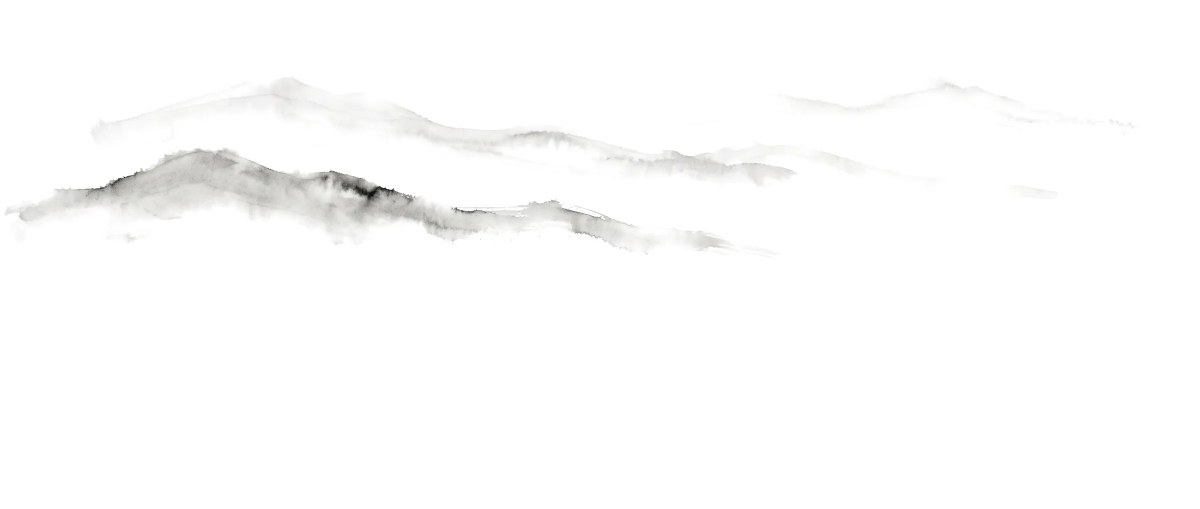
#> input picture site/assets/img/hill-far.webp, 2400 x 1018 px, given in place of hill-far.png, which was not available (shown at 1/2 size)
$ python prep.py
#> lines starting #> are read from the running program, lines starting #| are printed output that depends on the picture
"""SƯƠNG: work/clean (+ work/raw) -> assets/img/*.webp

- ink paintings: white point 240 -> pure white so multiply on paper leaves only the ink
- set-still: bottom 200 px cropped (content-aware fill invented a tray leg)
- paper: luminance-only fibre texture, made tileable (periodic cross-fade)
- mist: periodic low-pass noise, white with soft alpha, tiles horizontally
- edge-mask: ragged feathered rectangle (alpha) for the photo ink-edge CSS mask
- ink-splash / brush-strokes: split into single drops / strokes with alpha
"""
import os
import numpy as np
from PIL import Image, ImageFilter
from scipy import ndimage

ROOT = os.path.dirname(os.path.dirname(os.path.abspath(__file__)))
CLEAN = os.path.join(ROOT, 'work', 'clean')
RAW = os.path.join(ROOT, 'work', 'raw')
OUT = os.path.join(ROOT, 'assets', 'img')
os.makedirs(OUT, exist_ok=True)
INK = (28, 27, 25)
rng = np.random.default_rng(7)
rep = []


def save(im, name, width, q=80):
    if width and im.width > width:
        im = im.resize((width, round(im.height * width / im.width)), Image.LANCZOS)
    p = os.path.join(OUT, name + '.webp')
    if im.mode == 'RGBA':
        im.save(p, 'WEBP', quality=q, alpha_quality=85, method=6)
    else:
        im.convert('RGB').save(p, 'WEBP', quality=q, method=6)
    rep.append((name, os.path.getsize(p)))


def both(im, name, dw, mw, q=80):
    save(im, name, dw, q)
    save(im, name + '-m', mw, q)


def load(n, d=CLEAN):
#> called with n = 'hill-far', d = 'work/clean'
    return Image.open(os.path.join(d, n + '.png')).convert('RGB')
#> returned value is the input picture: PIL image 2400x1018 RGB; mean R, G, B 252.7, 252.6, 252.4


def whiten(im, wp=240):
#> called with wp = 240
    a = np.asarray(im).astype(np.float32)
    a = np.clip(a * (255.0 / wp), 0, 255)
    return Image.fromarray(a.astype(np.uint8))


def lowpass_noise(h, w, cutoff, seed):
    """periodic (tileable) smooth noise in 0..1"""
    r = np.random.default_rng(seed).standard_normal((h, w))
    fy = np.fft.fftfreq(h)[:, None]
    fx = np.fft.fftfreq(w)[None, :]
    f = np.exp(-((fx * w / cutoff[1]) ** 2 + (fy * h / cutoff[0]) ** 2))
    n = np.real(np.fft.ifft2(np.fft.fft2(r) * f))
    return (n - n.min()) / (n.max() - n.min())


def alpha_from_ink(im):
    """white-background ink -> RGBA in the brand ink colour, alpha = darkness"""
    L = np.asarray(im.convert('L')).astype(np.float32)
    a = np.clip((255 - L) * 1.15, 0, 255).astype(np.uint8)
    rgba = np.zeros(L.shape + (4,), np.uint8)
    rgba[..., :3] = INK
    rgba[..., 3] = a
    return Image.fromarray(rgba, 'RGBA')


def split(im, n_keep, prefix, width):
    L = np.asarray(im.convert('L'))
    m = ndimage.binary_dilation(L < 200, iterations=25)
    lab, n = ndimage.label(m)
    objs = ndimage.find_objects(lab)
    sizes = sorted(((int((lab[s] == i + 1).sum()), i, s) for i, s in enumerate(objs)), reverse=True)[:n_keep]
    # order top-to-bottom, left-to-right
    sizes.sort(key=lambda t: (t[2][0].start // 300, t[2][1].start))
    for k, (_, i, s) in enumerate(sizes, 1):
        crop = im.crop((s[1].start, s[0].start, s[1].stop, s[0].stop))
        save(alpha_from_ink(crop), f'{prefix}-{k}', width, 82)


# ---------- ink paintings ----------
ink = {
    'hill-far': (2400, 1100), 'hill-mid': (2400, 1100), 'hill-near': (2400, 1100),
    'hero-mobile': (None, 900), 'moon-hills': (2000, 1000),
    'ch-hai': (1500, 800), 'ch-heo': (1500, 800), 'ch-sao': (1500, 800), 'ch-pha': (1500, 800),
    'rite-1': (900, 600), 'rite-2': (900, 600), 'rite-3': (900, 600), 'rite-4': (900, 600),
    'lotus': (900, 600),
}
for n, (dw, mw) in ink.items():
    im = whiten(load(n))
    if n == 'hero-mobile':
        save(im, n, 1000, 78)
    else:
        both(im, n, dw, mw, 78)
#> call 2 of save, with name = 'hill-far-m', width = 1100, q = 78
#> in save (call 2), `im = im.resize((width, round(im.height * width / im.width)), Image.LAN..`:
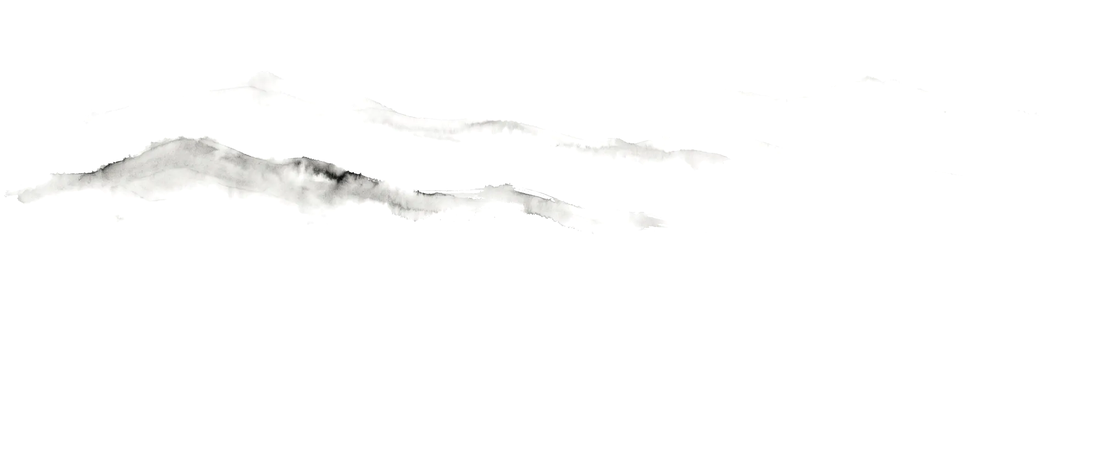
#> im: PIL image 1100x467 RGB; mean R, G, B 253.6, 253.6, 253.4
#> pass 2 of the loop `for n, (dw, mw) in ink.items():`:
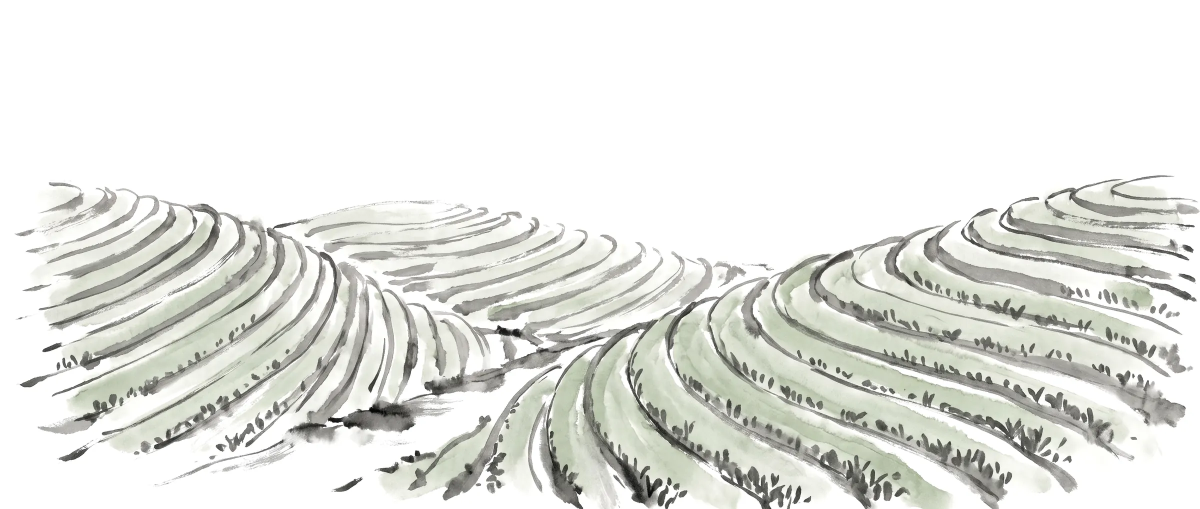
#> input picture site/assets/img/hill-mid.webp, 2400 x 1018 px, given in place of hill-mid.png, which was not available (shown at 1/2 size)
#> in load, returned value is the input picture: PIL image 2400x1018 RGB; mean R, G, B 228.7, 229.6, 225.5
#> in save (call 4), `im = im.resize((width, round(im.height * width / im.width)), Image.LAN..`:
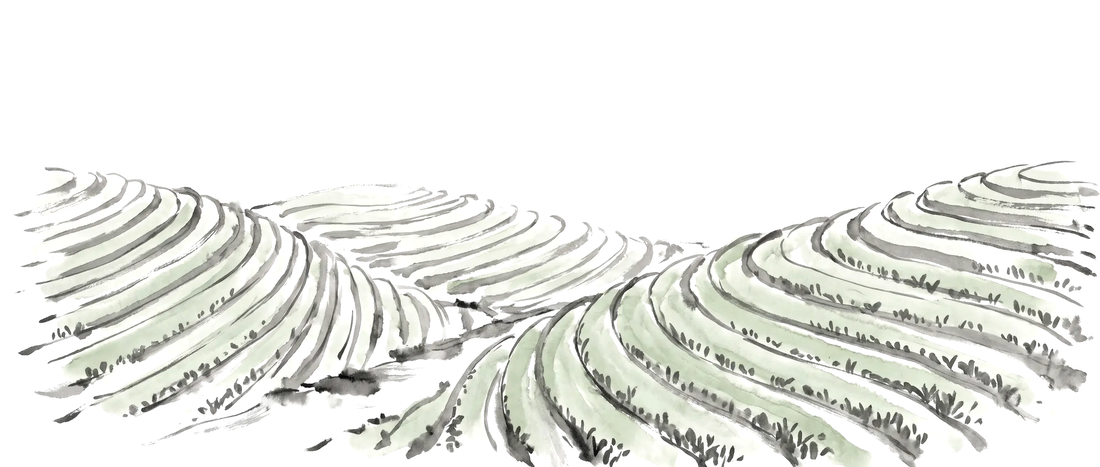
#> im: PIL image 1100x467 RGB; mean R, G, B 233.2, 234.2, 230.1
#> pass 3 of the loop `for n, (dw, mw) in ink.items():`:
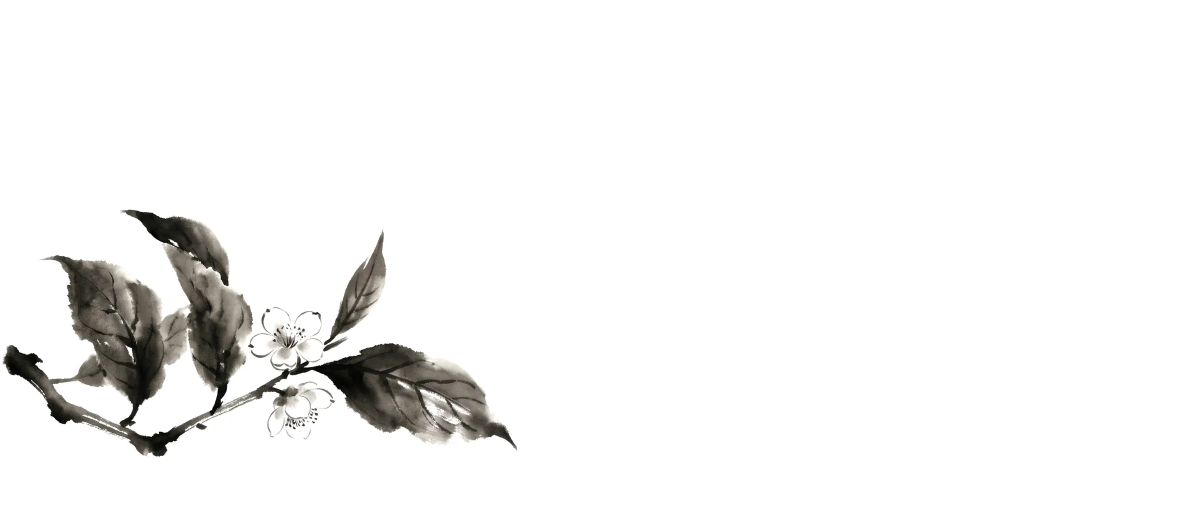
#> input picture site/assets/img/hill-near.webp, 2400 x 1018 px, given in place of hill-near.png, which was not available (shown at 1/2 size)
#> in load, returned value is the input picture: PIL image 2400x1018 RGB; mean R, G, B 244.2, 243.8, 243.2
#> in save (call 6), `im = im.resize((width, round(im.height * width / im.width)), Image.LAN..`:
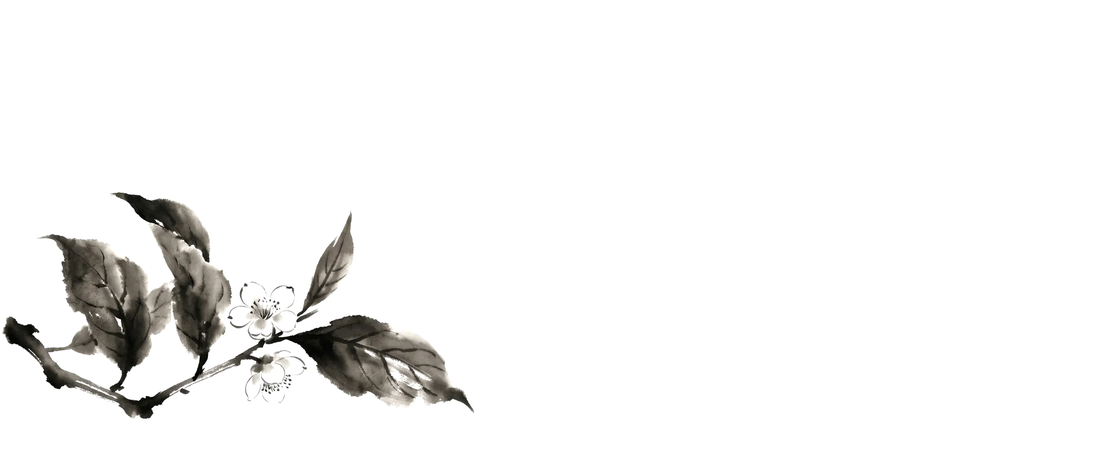
#> im: PIL image 1100x467 RGB; mean R, G, B 244.6, 244.2, 243.6
#> (the run stopped early here; a loop or call above may not have finished)
